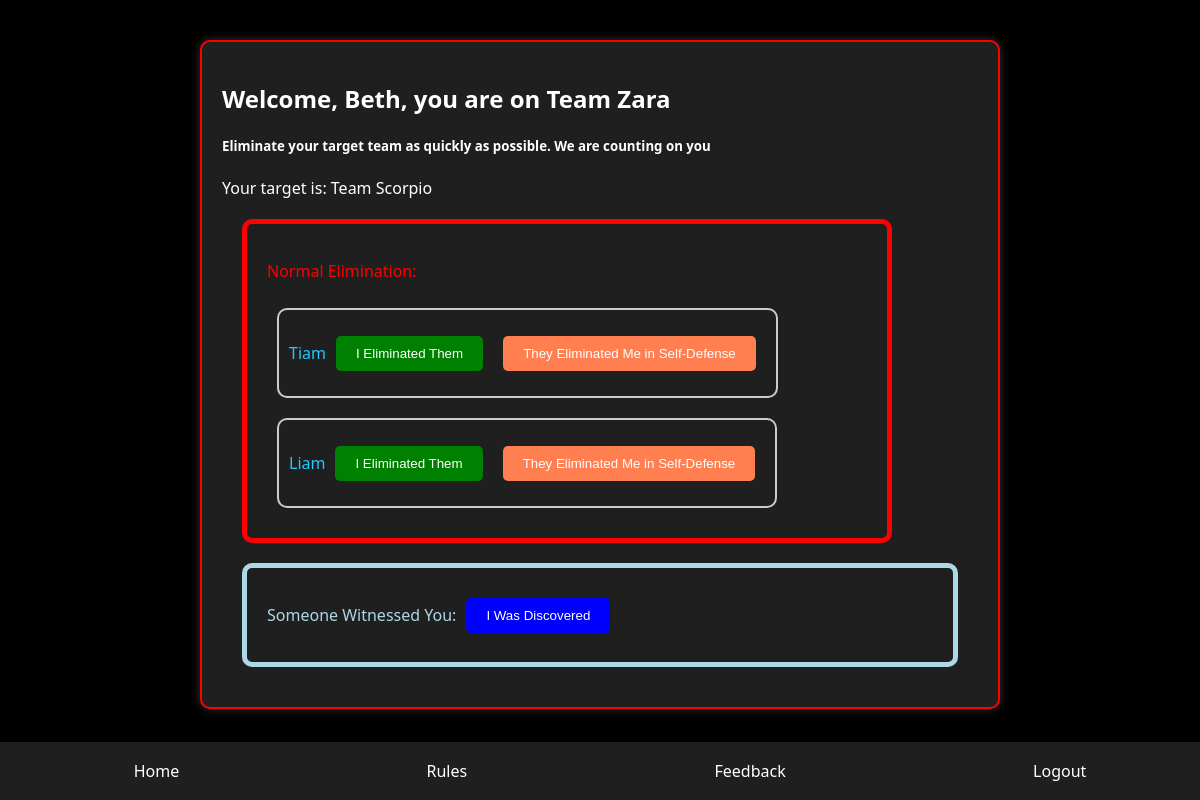
/groupassignment/ (signed in), run on an earlier commit of the app's database.
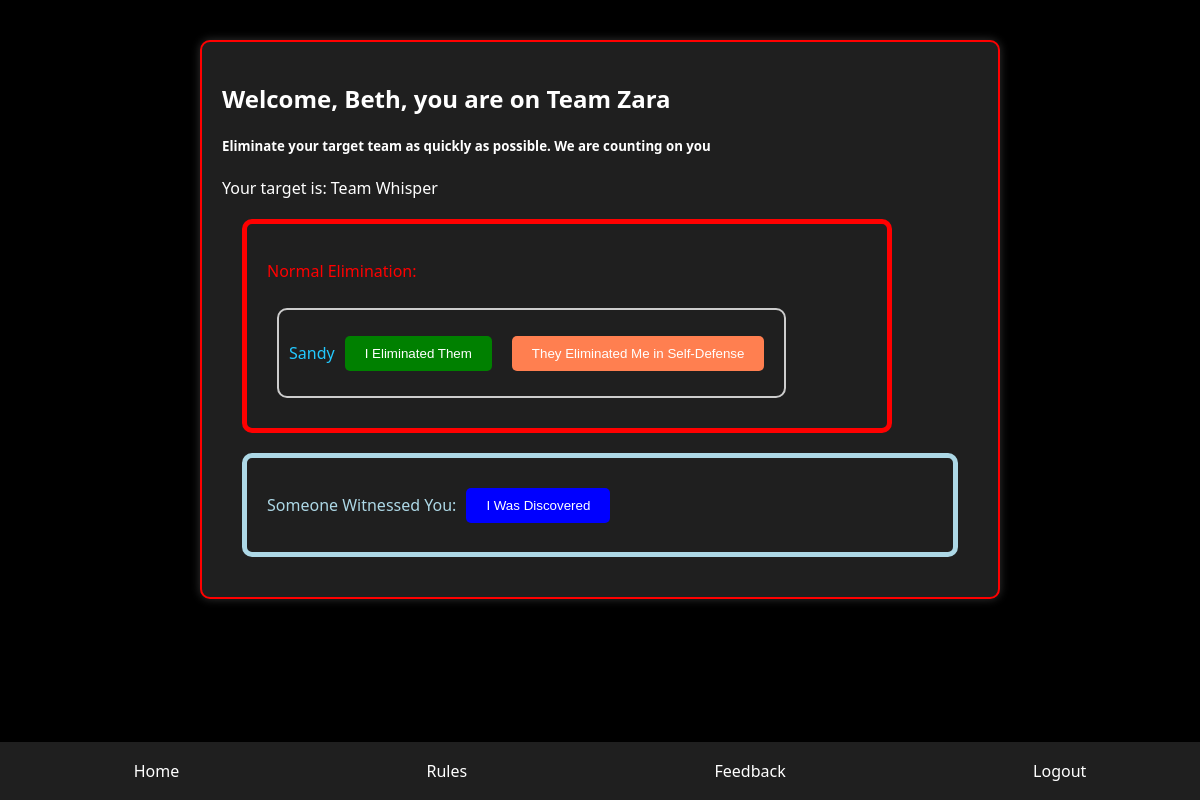
And on a later commit of the database.
### users/models.py (models this page shows, shortened)
class AgentGroup(models.Model):
    group_name = models.CharField(max_length = 255, blank=True, null=True)
    players = models.ManyToManyField(Player)
    is_out = models.BooleanField(default=True)
    target_group_name = models.CharField(max_length=255, blank=True, null=True)
    target_group_pk = models.IntegerField(null=True, blank=True)
    kills = models.IntegerField(default=0)
    is_playing = models.BooleanField(default=True)
    is_winner = models.BooleanField(default=False)

class Player(models.Model):
    user = models.OneToOneField(CustomUser, on_delete=models.CASCADE)
    is_dead = models.BooleanField(default=False)
    target_name = models.CharField(max_length=255, blank=True, null=True)
    target_pk = models.IntegerField(null=True, blank=True)
    agent_name = models.CharField(max_length=255, blank=True, null=True)
    kills = models.IntegerField(default=0)
    is_playing = models.BooleanField(default=True)
    is_winner = models.BooleanField(default=False)
    in_waiting = models.BooleanField(default=False)
    have_eliminated_today = models.BooleanField(default=False)

class CustomUser(AbstractUser):
    @property
    def name(self):
        return f"{self.first_name} {self.last_name}"

### users/views.py (the view)
# urls.py: path("groupassignment/", views.group_assignment, name='group_assignment'),
def group_assignment(request):
    current = Player.objects.get(pk=request.user.player.pk)
    current_group = AgentGroup.objects.filter(players=current)[0]
    state = -1
    if AgentGroup.objects.filter(players=current)[0].is_out == False:
            current_group = AgentGroup.objects.filter(players=current)[0]
    else:
        state = 1
    try:
        target_group = AgentGroup.objects.get(pk=current_group.target_group_pk)
    except AgentGroup.DoesNotExist:
            return redirect("/?param=noassignment")
    if target_group.is_out:
        GameManager.new_group_target(current_group, target_group)
    if state != 2:
        if current.is_dead:
            state = 2
        elif GameManager.win_condition() != 0:
            if current_group.is_winner:
                state = 3
        elif current.in_waiting:
            return redirect(f'/?param=waiting')
        else:
            state = 0
    player_was_killed = Checker.objects.filter(confirmations__lt=2, action_performed=False, target=current).first()
    player_killed_sd = Checker.objects.filter(confirmations__lt=2, action_performed=False, killer=current).first()
    target_group = AgentGroup.objects.get(pk=current_group.target_group_pk)
    context = {'state': state, 'team': current_group, 't_group': target_group, 'pwk': player_was_killed, 'pksd': player_killed_sd}
    return render(request, "users/group_assignment.html", context)

### users/game.py (called while the page is built)
    @staticmethod
    def win_condition():
        living_groups = AgentGroup.objects.filter(is_playing=True, is_out = False)
        if living_groups.count() == 1:
            winner = living_groups.get()
            winner.is_winner = True
            winner.save()
            return 1
        living_players = Player.objects.filter(is_dead=False, is_playing=True)
        if living_players.count() == 1:
            winner = living_players.get()
            winner.is_winner = True
            winner.save()
            return 2
        return 0

### users/templates/users/group_assignment.html (shortened to what this page needs)
{% load static %}
<!DOCTYPE html>
<html lang="en">
    <head>
    <link rel="stylesheet" href="{% static 'users/assassin.css' %}" />
</head>
<body>
    <div class="container">
        {% if user.is_authenticated %}
            <div class="content">
                {% if state == 0 %}
                    <h2>Welcome, {{user.first_name}}, you are on Team {{ team.group_name }}</h2>
                    <h5>Eliminate your target team as quickly as possible. We are counting on you</h3>
                    <p>Your target is: Team {{ team.target_group_name }}</p>
                <div id="normalActions">
                    <p>Normal Elimination:</p>
                    <br>
                    {% for player in t_group.players.all %}
                    <div class="player-action">
                        <p>{{ player.user.first_name }}</p>
                        <button class="decision" who="{{ player.pk }}" data-param="killed" style="background-color: green;">I Eliminated Them</button>
                        <button class="decision" who="{{ player.pk }}" data-param="selfDefenseDied" style="background-color: coral;">They Eliminated Me in Self-Defense</button>
                    <br>
                    <br>
                    <br>
                    </div>
                    {% endfor %}
                </div>
                <div id="discoveredActions">
                    <p>Someone Witnessed You:</p>
                    <button class="decision" data-param="discovered" style="background-color: blue;">I Was Discovered</button>
                </div>
                {% elif state == 1 %}
                    <p>Your group died, wait till next round!</p>
                {% elif state == 2 %}
                    <p>Sorry you died, wait till the next game!</p>
                {% elif state == 3 %}
                    <p>Your group won!!!!</p>
                {% endif %}
            </div>
        {% else %}
            <p>Sorry, you are not authenticated to see this page</p>
        {% endif %}
    </div>
    <div class="navbar">
        <a href="{% url 'users:home' %}">Home</a>
        <a href="{% url 'users:rules' %}">Rules</a>
        <a href="{% url 'users:complaints' %}">Feedback</a>
        <a href="{% url 'users:logout' %}">Logout</a>
    </div>
    </body>
</html>

What changed in the data, as far as the page shows it:
no longer on this page (row unchanged): Player: user.first_name "Tiam"
no longer on this page (row edited): Player: user.first_name "Liam"
changed AgentGroup "Zara": target_group_name "Scorpio" → "Whisper"
now on this page (row edited): Player: user.first_name "Sandy"
